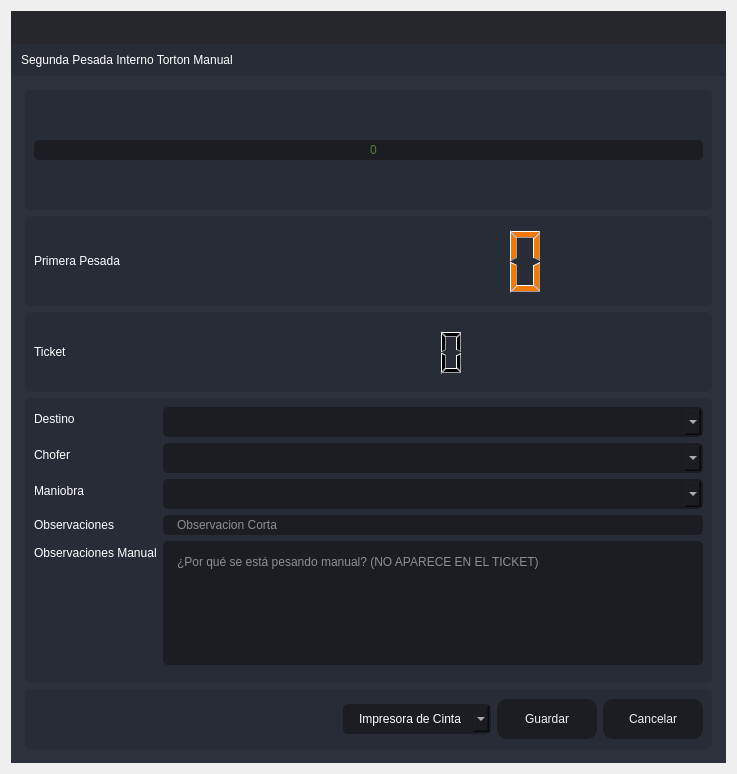
<?xml version="1.0" encoding="UTF-8"?>
<ui version="4.0">
 <class>SegundaPTA</class>
 <widget class="QDialog" name="SegundaPTA">
  <property name="windowModality">
   <enum>Qt::ApplicationModal</enum>
  </property>
  <property name="geometry">
   <rect>
    <x>0</x>
    <y>0</y>
    <width>737</width>
    <height>774</height>
   </rect>
  </property>
  <property name="minimumSize">
   <size>
    <width>737</width>
    <height>774</height>
   </size>
  </property>
  <property name="maximumSize">
   <size>
    <width>737</width>
    <height>774</height>
   </size>
  </property>
  <property name="windowTitle">
   <string>Segunda Pesada Interno Torton Manual</string>
  </property>
  <property name="windowIcon">
   <iconset resource="files.qrc">
    <normaloff>:/16x16/icons/16x16/logo.png</normaloff>:/16x16/icons/16x16/logo.png</iconset>
  </property>
  <layout class="QVBoxLayout" name="verticalLayout_6">
   <item>
    <widget class="QFrame" name="frame_main">
     <property name="styleSheet">
      <string notr="true">/* LINE EDIT */
QLineEdit {
	background-color: rgb(27, 29, 35);
	border-radius: 5px;
	border: 2px solid rgb(27, 29, 35);
	padding-left: 10px;
}
QLineEdit:hover {
	border: 2px solid rgb(64, 71, 88);
}
QLineEdit:focus {
	border: 2px solid rgb(91, 101, 124);
}

/* SCROLL BARS */
QScrollBar:horizontal {
    border: none;
    background: rgb(52, 59, 72);
    height: 14px;
    margin: 0px 21px 0 21px;
	border-radius: 0px;
}
QScrollBar::handle:horizontal {
    background: rgb(85, 170, 255);
    min-width: 25px;
	border-radius: 7px
}
QScrollBar::add-line:horizontal {
    border: none;
    background: rgb(55, 63, 77);
    width: 20px;
	border-top-right-radius: 7px;
    border-bottom-right-radius: 7px;
    subcontrol-position: right;
    subcontrol-origin: margin;
}
QScrollBar::sub-line:horizontal {
    border: none;
    background: rgb(55, 63, 77);
    width: 20px;
	border-top-left-radius: 7px;
    border-bottom-left-radius: 7px;
    subcontrol-position: left;
    subcontrol-origin: margin;
}
QScrollBar::up-arrow:horizontal, QScrollBar::down-arrow:horizontal
{
     background: none;
}
QScrollBar::add-page:horizontal, QScrollBar::sub-page:horizontal
{
     background: none;
}
 QScrollBar:vertical {
	border: none;
    background: rgb(52, 59, 72);
    width: 14px;
    margin: 21px 0 21px 0;
	border-radius: 0px;
 }
 QScrollBar::handle:vertical {	
	background: rgb(85, 170, 255);
    min-height: 25px;
	border-radius: 7px
 }
 QScrollBar::add-line:vertical {
     border: none;
    background: rgb(55, 63, 77);
     height: 20px;
	border-bottom-left-radius: 7px;
    border-bottom-right-radius: 7px;
     subcontrol-position: bottom;
     subcontrol-origin: margin;
 }
 QScrollBar::sub-line:vertical {
	border: none;
    background: rgb(55, 63, 77);
     height: 20px;
	border-top-left-radius: 7px;
    border-top-right-radius: 7px;
     subcontrol-position: top;
     subcontrol-origin: margin;
 }
 QScrollBar::up-arrow:vertical, QScrollBar::down-arrow:vertical {
     background: none;
 }

 QScrollBar::add-page:vertical, QScrollBar::sub-page:vertical {
     background: none;
 }

/* CHECKBOX */
QCheckBox::indicator {
    border: 3px solid rgb(52, 59, 72);
	width: 15px;
	height: 15px;
	border-radius: 10px;
    background: rgb(44, 49, 60);
}
QCheckBox::indicator:hover {
    border: 3px solid rgb(58, 66, 81);
}
QCheckBox::indicator:checked {
    background: 3px solid rgb(52, 59, 72);
	border: 3px solid rgb(52, 59, 72);	
	background-image: url(:/16x16/icons/16x16/cil-check-alt.png);
}

/* RADIO BUTTON */
QRadioButton::indicator {
    border: 3px solid rgb(52, 59, 72);
	width: 15px;
	height: 15px;
	border-radius: 10px;
    background: rgb(44, 49, 60);
}
QRadioButton::indicator:hover {
    border: 3px solid rgb(58, 66, 81);
}
QRadioButton::indicator:checked {
    background: 3px solid rgb(94, 106, 130);
	border: 3px solid rgb(52, 59, 72);	
}

/* COMBOBOX */
QComboBox{
	background-color: rgb(27, 29, 35);
	border-radius: 5px;
	border: 2px solid rgb(27, 29, 35);
	padding: 5px;
	padding-left: 10px;
}
QComboBox:hover{
	border: 2px solid rgb(64, 71, 88);
}
QComboBox::drop-down {
	subcontrol-origin: padding;
	subcontrol-position: top right;
	width: 25px; 
	border-left-width: 3px;
	border-left-color: rgba(39, 44, 54, 150);
	border-left-style: solid;
	border-top-right-radius: 3px;
	border-bottom-right-radius: 3px;	
	background-image: url(:/16x16/icons/16x16/cil-arrow-bottom.png);
	background-position: center;
	background-repeat: no-reperat;
 }
QComboBox QAbstractItemView {
	color: rgb(85, 170, 255);	
	background-color: rgb(27, 29, 35);
	padding: 10px;
	selection-background-color: rgb(39, 44, 54);
}

/* SLIDERS */
QSlider::groove:horizontal {
    border-radius: 9px;
    height: 18px;
	margin: 0px;
	background-color: rgb(52, 59, 72);
}
QSlider::groove:horizontal:hover {
	background-color: rgb(55, 62, 76);
}
QSlider::handle:horizontal {
    background-color: rgb(85, 170, 255);
    border: none;
    height: 18px;
    width: 18px;
    margin: 0px;
	border-radius: 9px;
}
QSlider::handle:horizontal:hover {
    background-color: rgb(105, 180, 255);
}
QSlider::handle:horizontal:pressed {
    background-color: rgb(65, 130, 195);
}

QSlider::groove:vertical {
    border-radius: 9px;
    width: 18px;
    margin: 0px;
	background-color: rgb(52, 59, 72);
}
QSlider::groove:vertical:hover {
	background-color: rgb(55, 62, 76);
}
QSlider::handle:vertical {
    background-color: rgb(85, 170, 255);
	border: none;
    height: 18px;
    width: 18px;
    margin: 0px;
	border-radius: 9px;
}
QSlider::handle:vertical:hover {
    background-color: rgb(105, 180, 255);
}
QSlider::handle:vertical:pressed {
    background-color: rgb(65, 130, 195);
}

</string>
     </property>
     <property name="frameShape">
      <enum>QFrame::NoFrame</enum>
     </property>
     <property name="frameShadow">
      <enum>QFrame::Raised</enum>
     </property>
     <layout class="QVBoxLayout" name="verticalLayout">
      <property name="spacing">
       <number>0</number>
      </property>
      <property name="leftMargin">
       <number>0</number>
      </property>
      <property name="topMargin">
       <number>0</number>
      </property>
      <property name="rightMargin">
       <number>0</number>
      </property>
      <property name="bottomMargin">
       <number>0</number>
      </property>
      <item>
       <widget class="QFrame" name="frame_top">
        <property name="minimumSize">
         <size>
          <width>0</width>
          <height>65</height>
         </size>
        </property>
        <property name="maximumSize">
         <size>
          <width>16777215</width>
          <height>65</height>
         </size>
        </property>
        <property name="styleSheet">
         <string notr="true">background-color: transparent;</string>
        </property>
        <property name="frameShape">
         <enum>QFrame::NoFrame</enum>
        </property>
        <property name="frameShadow">
         <enum>QFrame::Raised</enum>
        </property>
        <layout class="QHBoxLayout" name="horizontalLayout_3">
         <property name="spacing">
          <number>0</number>
         </property>
         <property name="leftMargin">
          <number>0</number>
         </property>
         <property name="topMargin">
          <number>0</number>
         </property>
         <property name="rightMargin">
          <number>0</number>
         </property>
         <property name="bottomMargin">
          <number>0</number>
         </property>
         <item>
          <widget class="QFrame" name="frame_toggle">
           <property name="maximumSize">
            <size>
             <width>70</width>
             <height>16777215</height>
            </size>
           </property>
           <property name="styleSheet">
            <string notr="true">background-color: rgb(27, 29, 35);</string>
           </property>
           <property name="frameShape">
            <enum>QFrame::NoFrame</enum>
           </property>
           <property name="frameShadow">
            <enum>QFrame::Raised</enum>
           </property>
           <layout class="QVBoxLayout" name="verticalLayout_3">
            <property name="spacing">
             <number>0</number>
            </property>
            <property name="leftMargin">
             <number>0</number>
            </property>
            <property name="topMargin">
             <number>0</number>
            </property>
            <property name="rightMargin">
             <number>0</number>
            </property>
            <property name="bottomMargin">
             <number>0</number>
            </property>
           </layout>
          </widget>
         </item>
         <item>
          <widget class="QFrame" name="frame_top_right">
           <property name="styleSheet">
            <string notr="true">background: transparent;</string>
           </property>
           <property name="frameShape">
            <enum>QFrame::NoFrame</enum>
           </property>
           <property name="frameShadow">
            <enum>QFrame::Raised</enum>
           </property>
           <layout class="QVBoxLayout" name="verticalLayout_2">
            <property name="spacing">
             <number>0</number>
            </property>
            <property name="leftMargin">
             <number>0</number>
            </property>
            <property name="topMargin">
             <number>0</number>
            </property>
            <property name="rightMargin">
             <number>0</number>
            </property>
            <property name="bottomMargin">
             <number>0</number>
            </property>
            <item>
             <widget class="QFrame" name="frame_top_btns">
              <property name="maximumSize">
               <size>
                <width>16777215</width>
                <height>42</height>
               </size>
              </property>
              <property name="styleSheet">
               <string notr="true">background-color: rgba(27, 29, 35, 200)</string>
              </property>
              <property name="frameShape">
               <enum>QFrame::NoFrame</enum>
              </property>
              <property name="frameShadow">
               <enum>QFrame::Raised</enum>
              </property>
              <layout class="QHBoxLayout" name="horizontalLayout_4">
               <property name="spacing">
                <number>0</number>
               </property>
               <property name="leftMargin">
                <number>0</number>
               </property>
               <property name="topMargin">
                <number>0</number>
               </property>
               <property name="rightMargin">
                <number>0</number>
               </property>
               <property name="bottomMargin">
                <number>0</number>
               </property>
               <item>
                <widget class="QFrame" name="frame_label_top_btns">
                 <property name="sizePolicy">
                  <sizepolicy hsizetype="Expanding" vsizetype="Preferred">
                   <horstretch>0</horstretch>
                   <verstretch>0</verstretch>
                  </sizepolicy>
                 </property>
                 <property name="frameShape">
                  <enum>QFrame::NoFrame</enum>
                 </property>
                 <property name="frameShadow">
                  <enum>QFrame::Raised</enum>
                 </property>
                 <layout class="QHBoxLayout" name="horizontalLayout_10">
                  <property name="spacing">
                   <number>0</number>
                  </property>
                  <property name="leftMargin">
                   <number>5</number>
                  </property>
                  <property name="topMargin">
                   <number>0</number>
                  </property>
                  <property name="rightMargin">
                   <number>10</number>
                  </property>
                  <property name="bottomMargin">
                   <number>0</number>
                  </property>
                 </layout>
                </widget>
               </item>
               <item alignment="Qt::AlignRight">
                <widget class="QFrame" name="frame_btns_right">
                 <property name="sizePolicy">
                  <sizepolicy hsizetype="Expanding" vsizetype="Preferred">
                   <horstretch>0</horstretch>
                   <verstretch>0</verstretch>
                  </sizepolicy>
                 </property>
                 <property name="maximumSize">
                  <size>
                   <width>120</width>
                   <height>16777215</height>
                  </size>
                 </property>
                 <property name="frameShape">
                  <enum>QFrame::NoFrame</enum>
                 </property>
                 <property name="frameShadow">
                  <enum>QFrame::Raised</enum>
                 </property>
                 <layout class="QHBoxLayout" name="horizontalLayout_5">
                  <property name="spacing">
                   <number>0</number>
                  </property>
                  <property name="leftMargin">
                   <number>0</number>
                  </property>
                  <property name="topMargin">
                   <number>0</number>
                  </property>
                  <property name="rightMargin">
                   <number>0</number>
                  </property>
                  <property name="bottomMargin">
                   <number>0</number>
                  </property>
                 </layout>
                </widget>
               </item>
              </layout>
             </widget>
            </item>
            <item>
             <widget class="QFrame" name="frame_top_info">
              <property name="maximumSize">
               <size>
                <width>16777215</width>
                <height>65</height>
               </size>
              </property>
              <property name="styleSheet">
               <string notr="true">background-color: rgb(39, 44, 54);</string>
              </property>
              <property name="frameShape">
               <enum>QFrame::NoFrame</enum>
              </property>
              <property name="frameShadow">
               <enum>QFrame::Raised</enum>
              </property>
              <layout class="QHBoxLayout" name="horizontalLayout_8">
               <property name="spacing">
                <number>0</number>
               </property>
               <property name="leftMargin">
                <number>10</number>
               </property>
               <property name="topMargin">
                <number>0</number>
               </property>
               <property name="rightMargin">
                <number>10</number>
               </property>
               <property name="bottomMargin">
                <number>0</number>
               </property>
               <item>
                <widget class="QLabel" name="label">
                 <property name="styleSheet">
                  <string notr="true">font: 75 16pt &quot;MS Shell Dlg 2&quot;;
color: rgb(255, 255, 255);</string>
                 </property>
                 <property name="text">
                  <string>Segunda Pesada Interno Torton Manual</string>
                 </property>
                </widget>
               </item>
              </layout>
             </widget>
            </item>
           </layout>
          </widget>
         </item>
        </layout>
       </widget>
      </item>
      <item>
       <widget class="QFrame" name="frame_center">
        <property name="sizePolicy">
         <sizepolicy hsizetype="Expanding" vsizetype="Expanding">
          <horstretch>0</horstretch>
          <verstretch>0</verstretch>
         </sizepolicy>
        </property>
        <property name="styleSheet">
         <string notr="true">background-color: rgb(40, 44, 52);</string>
        </property>
        <property name="frameShape">
         <enum>QFrame::NoFrame</enum>
        </property>
        <property name="frameShadow">
         <enum>QFrame::Raised</enum>
        </property>
        <layout class="QHBoxLayout" name="horizontalLayout_2">
         <property name="spacing">
          <number>0</number>
         </property>
         <property name="leftMargin">
          <number>0</number>
         </property>
         <property name="topMargin">
          <number>0</number>
         </property>
         <property name="rightMargin">
          <number>0</number>
         </property>
         <property name="bottomMargin">
          <number>0</number>
         </property>
         <item>
          <widget class="QFrame" name="frame_content_right">
           <property name="styleSheet">
            <string notr="true">background-color: rgb(44, 49, 60);</string>
           </property>
           <property name="frameShape">
            <enum>QFrame::NoFrame</enum>
           </property>
           <property name="frameShadow">
            <enum>QFrame::Raised</enum>
           </property>
           <layout class="QVBoxLayout" name="verticalLayout_4">
            <property name="spacing">
             <number>0</number>
            </property>
            <property name="leftMargin">
             <number>0</number>
            </property>
            <property name="topMargin">
             <number>0</number>
            </property>
            <property name="rightMargin">
             <number>0</number>
            </property>
            <property name="bottomMargin">
             <number>0</number>
            </property>
            <item>
             <widget class="QFrame" name="frame_content">
              <property name="frameShape">
               <enum>QFrame::NoFrame</enum>
              </property>
              <property name="frameShadow">
               <enum>QFrame::Raised</enum>
              </property>
              <layout class="QVBoxLayout" name="verticalLayout_9">
               <property name="spacing">
                <number>0</number>
               </property>
               <property name="leftMargin">
                <number>5</number>
               </property>
               <property name="topMargin">
                <number>5</number>
               </property>
               <property name="rightMargin">
                <number>5</number>
               </property>
               <property name="bottomMargin">
                <number>5</number>
               </property>
               <item>
                <widget class="QStackedWidget" name="stackedWidget">
                 <property name="styleSheet">
                  <string notr="true">background: transparent;</string>
                 </property>
                 <property name="currentIndex">
                  <number>0</number>
                 </property>
                 <widget class="QWidget" name="page_home">
                  <layout class="QVBoxLayout" name="verticalLayout_10">
                   <item>
                    <widget class="QFrame" name="frame_3">
                     <property name="minimumSize">
                      <size>
                       <width>0</width>
                       <height>120</height>
                      </size>
                     </property>
                     <property name="maximumSize">
                      <size>
                       <width>16777215</width>
                       <height>120</height>
                      </size>
                     </property>
                     <property name="styleSheet">
                      <string notr="true">background-color: rgb(39, 44, 54);
border-radius: 5px;</string>
                     </property>
                     <property name="frameShape">
                      <enum>QFrame::StyledPanel</enum>
                     </property>
                     <property name="frameShadow">
                      <enum>QFrame::Raised</enum>
                     </property>
                     <layout class="QVBoxLayout" name="verticalLayout_11">
                      <item>
                       <layout class="QVBoxLayout" name="verticalLayout_8">
                        <item>
                         <widget class="QLineEdit" name="Peso">
                          <property name="styleSheet">
                           <string notr="true">QLineEdit {
	background-color: rgb(27, 29, 35);
	border-radius: 5px;
	border: 2px solid rgb(27, 29, 35);
	padding-left: 10px;
	font: 75 80pt &quot;MS Shell Dlg 2&quot;;	
	color: rgb(138, 226, 52);
}
QLineEdit:hover {
	border: 2px solid rgb(64, 71, 88);
}
QLineEdit:focus {
	border: 2px solid rgb(91, 101, 124);
}</string>
                          </property>
                          <property name="alignment">
                           <set>Qt::AlignCenter</set>
                          </property>
                          <property name="placeholderText">
                           <string>0</string>
                          </property>
                         </widget>
                        </item>
                       </layout>
                      </item>
                     </layout>
                    </widget>
                   </item>
                   <item>
                    <widget class="QFrame" name="frame_4">
                     <property name="minimumSize">
                      <size>
                       <width>0</width>
                       <height>90</height>
                      </size>
                     </property>
                     <property name="maximumSize">
                      <size>
                       <width>16777215</width>
                       <height>90</height>
                      </size>
                     </property>
                     <property name="styleSheet">
                      <string notr="true">background-color: rgb(39, 44, 54);
border-radius: 5px;</string>
                     </property>
                     <property name="frameShape">
                      <enum>QFrame::StyledPanel</enum>
                     </property>
                     <property name="frameShadow">
                      <enum>QFrame::Raised</enum>
                     </property>
                     <layout class="QHBoxLayout" name="horizontalLayout_6">
                      <item>
                       <layout class="QHBoxLayout" name="horizontalLayout_11">
                        <item>
                         <widget class="QLabel" name="label_3">
                          <property name="styleSheet">
                           <string notr="true">color: rgb(255, 255, 255);
font: 75 12pt &quot;MS Shell Dlg 2&quot;;</string>
                          </property>
                          <property name="text">
                           <string>Primera Pesada</string>
                          </property>
                         </widget>
                        </item>
                        <item>
                         <widget class="QLCDNumber" name="lcdNumber_3">
                          <property name="minimumSize">
                           <size>
                            <width>500</width>
                            <height>0</height>
                           </size>
                          </property>
                          <property name="maximumSize">
                           <size>
                            <width>500</width>
                            <height>16777215</height>
                           </size>
                          </property>
                          <property name="styleSheet">
                           <string notr="true">color:rgb(245, 121, 0)</string>
                          </property>
                         </widget>
                        </item>
                       </layout>
                      </item>
                     </layout>
                    </widget>
                   </item>
                   <item>
                    <widget class="QFrame" name="frame_5">
                     <property name="minimumSize">
                      <size>
                       <width>0</width>
                       <height>80</height>
                      </size>
                     </property>
                     <property name="maximumSize">
                      <size>
                       <width>16777215</width>
                       <height>80</height>
                      </size>
                     </property>
                     <property name="styleSheet">
                      <string notr="true">background-color: rgb(39, 44, 54);
border-radius: 5px;</string>
                     </property>
                     <property name="frameShape">
                      <enum>QFrame::StyledPanel</enum>
                     </property>
                     <property name="frameShadow">
                      <enum>QFrame::Raised</enum>
                     </property>
                     <layout class="QHBoxLayout" name="horizontalLayout_7">
                      <item>
                       <layout class="QHBoxLayout" name="horizontalLayout">
                        <item>
                         <widget class="QLabel" name="label_5">
                          <property name="styleSheet">
                           <string notr="true">color: rgb(255, 255, 255);
font: 75 12pt &quot;MS Shell Dlg 2&quot;;</string>
                          </property>
                          <property name="text">
                           <string>Ticket</string>
                          </property>
                         </widget>
                        </item>
                        <item>
                         <widget class="QLCDNumber" name="lcdNumber_9">
                          <property name="minimumSize">
                           <size>
                            <width>600</width>
                            <height>50</height>
                           </size>
                          </property>
                          <property name="maximumSize">
                           <size>
                            <width>600</width>
                            <height>50</height>
                           </size>
                          </property>
                          <property name="layoutDirection">
                           <enum>Qt::RightToLeft</enum>
                          </property>
                          <property name="autoFillBackground">
                           <bool>false</bool>
                          </property>
                         </widget>
                        </item>
                       </layout>
                      </item>
                     </layout>
                    </widget>
                   </item>
                   <item>
                    <widget class="QFrame" name="frame">
                     <property name="styleSheet">
                      <string notr="true">background-color: rgb(39, 44, 54);
border-radius: 5px;</string>
                     </property>
                     <property name="frameShape">
                      <enum>QFrame::StyledPanel</enum>
                     </property>
                     <property name="frameShadow">
                      <enum>QFrame::Raised</enum>
                     </property>
                     <layout class="QVBoxLayout" name="verticalLayout_5">
                      <item>
                       <layout class="QVBoxLayout" name="verticalLayout_12">
                        <item>
                         <layout class="QFormLayout" name="formLayout">
                          <item row="1" column="0">
                           <widget class="QLabel" name="label_2">
                            <property name="styleSheet">
                             <string notr="true">color: rgb(255, 255, 255);
font: 75 12pt &quot;MS Shell Dlg 2&quot;;</string>
                            </property>
                            <property name="text">
                             <string>Destino</string>
                            </property>
                           </widget>
                          </item>
                          <item row="1" column="1">
                           <widget class="QComboBox" name="comboBox_destino">
                            <property name="styleSheet">
                             <string notr="true">QComboBox{
	background-color: rgb(27, 29, 35);
	border-radius: 5px;
	border: 2px solid rgb(27, 29, 35);
	padding: 5px;
	padding-left: 14px;
	color: rgb(255, 255, 255);
    font: 75 12pt &quot;MS Shell Dlg 2&quot;;
}
QComboBox:hover{
	border: 2px solid rgb(64, 71, 88);
}
QComboBox QAbstractItemView {
	color: rgb(85, 170, 255);	
	background-color: rgb(27, 29, 35);
	padding: 10px;
	selection-background-color: rgb(39, 44, 54);
}</string>
                            </property>
                           </widget>
                          </item>
                          <item row="2" column="0">
                           <widget class="QLabel" name="label_6">
                            <property name="styleSheet">
                             <string notr="true">color: rgb(255, 255, 255);
font: 75 12pt &quot;MS Shell Dlg 2&quot;;</string>
                            </property>
                            <property name="text">
                             <string>Chofer</string>
                            </property>
                           </widget>
                          </item>
                          <item row="2" column="1">
                           <widget class="QComboBox" name="comboBox_operador">
                            <property name="styleSheet">
                             <string notr="true">QComboBox{
	background-color: rgb(27, 29, 35);
	border-radius: 5px;
	border: 2px solid rgb(27, 29, 35);
	padding: 5px;
	padding-left: 14px;
	color: rgb(255, 255, 255);
    font: 75 12pt &quot;MS Shell Dlg 2&quot;;
}
QComboBox:hover{
	border: 2px solid rgb(64, 71, 88);
}
QComboBox QAbstractItemView {
	color: rgb(85, 170, 255);	
	background-color: rgb(27, 29, 35);
	padding: 10px;
	selection-background-color: rgb(39, 44, 54);
}</string>
                            </property>
                           </widget>
                          </item>
                          <item row="3" column="0">
                           <widget class="QLabel" name="label_8">
                            <property name="styleSheet">
                             <string notr="true">color: rgb(255, 255, 255);
font: 75 12pt &quot;MS Shell Dlg 2&quot;;</string>
                            </property>
                            <property name="text">
                             <string>Maniobra</string>
                            </property>
                           </widget>
                          </item>
                          <item row="3" column="1">
                           <widget class="QComboBox" name="comboBox_maniobra">
                            <property name="styleSheet">
                             <string notr="true">QComboBox{
	background-color: rgb(27, 29, 35);
	border-radius: 5px;
	border: 2px solid rgb(27, 29, 35);
	padding: 5px;
	padding-left: 14px;
	color: rgb(255, 255, 255);
    font: 75 12pt &quot;MS Shell Dlg 2&quot;;
}
QComboBox:hover{
	border: 2px solid rgb(64, 71, 88);
}
QComboBox QAbstractItemView {
	color: rgb(85, 170, 255);	
	background-color: rgb(27, 29, 35);
	padding: 10px;
	selection-background-color: rgb(39, 44, 54);
}</string>
                            </property>
                           </widget>
                          </item>
                          <item row="4" column="0">
                           <widget class="QLabel" name="label_7">
                            <property name="styleSheet">
                             <string notr="true">color: rgb(255, 255, 255);
font: 75 12pt &quot;MS Shell Dlg 2&quot;;</string>
                            </property>
                            <property name="text">
                             <string>Observaciones</string>
                            </property>
                           </widget>
                          </item>
                          <item row="4" column="1">
                           <widget class="QLineEdit" name="observaciones">
                            <property name="styleSheet">
                             <string notr="true">QLineEdit {
	background-color: rgb(27, 29, 35);
	border-radius: 5px;
	border: 2px solid rgb(27, 29, 35);
	padding-left: 10px;
	font: 75 12pt &quot;MS Shell Dlg 2&quot;;
	color: rgb(255, 255, 255);
}
QLineEdit:hover {
	border: 2px solid rgb(64, 71, 88);
}
QLineEdit:focus {
	border: 2px solid rgb(91, 101, 124);
}</string>
                            </property>
                            <property name="maxLength">
                             <number>125</number>
                            </property>
                            <property name="placeholderText">
                             <string>Observacion Corta</string>
                            </property>
                           </widget>
                          </item>
                          <item row="5" column="0">
                           <widget class="QLabel" name="label_4">
                            <property name="styleSheet">
                             <string notr="true">color: rgb(255, 255, 255);
font: 75 12pt &quot;MS Shell Dlg 2&quot;;</string>
                            </property>
                            <property name="text">
                             <string>Observaciones Manual</string>
                            </property>
                           </widget>
                          </item>
                          <item row="5" column="1">
                           <widget class="QPlainTextEdit" name="Observaciones_Manual">
                            <property name="styleSheet">
                             <string notr="true">QPlainTextEdit {
	background-color: rgb(27, 29, 35);
	border-radius: 5px;
	padding: 10px;
    color: rgb(255, 255, 255);
	font: 75 12pt &quot;MS Shell Dlg 2&quot;;
}
QPlainTextEdit:hover {
	border: 2px solid rgb(64, 71, 88);
}
QPlainTextEdit:focus {
	border: 2px solid rgb(91, 101, 124);
}</string>
                            </property>
                            <property name="placeholderText">
                             <string>¿Por qué se está pesando manual? (NO APARECE EN EL TICKET)</string>
                            </property>
                           </widget>
                          </item>
                          <item row="6" column="0">
                           <widget class="Line" name="line">
                            <property name="orientation">
                             <enum>Qt::Horizontal</enum>
                            </property>
                           </widget>
                          </item>
                         </layout>
                        </item>
                       </layout>
                      </item>
                     </layout>
                    </widget>
                   </item>
                   <item>
                    <widget class="QFrame" name="frame_2">
                     <property name="minimumSize">
                      <size>
                       <width>0</width>
                       <height>60</height>
                      </size>
                     </property>
                     <property name="maximumSize">
                      <size>
                       <width>16777215</width>
                       <height>60</height>
                      </size>
                     </property>
                     <property name="styleSheet">
                      <string notr="true">background-color: rgb(39, 44, 54);
border-radius: 5px;</string>
                     </property>
                     <property name="frameShape">
                      <enum>QFrame::StyledPanel</enum>
                     </property>
                     <property name="frameShadow">
                      <enum>QFrame::Raised</enum>
                     </property>
                     <layout class="QHBoxLayout" name="horizontalLayout_9">
                      <item>
                       <layout class="QGridLayout" name="gridLayout">
                        <item row="0" column="0">
                         <spacer name="horizontalSpacer">
                          <property name="orientation">
                           <enum>Qt::Horizontal</enum>
                          </property>
                          <property name="sizeHint" stdset="0">
                           <size>
                            <width>40</width>
                            <height>20</height>
                           </size>
                          </property>
                         </spacer>
                        </item>
                        <item row="0" column="2">
                         <widget class="QPushButton" name="btn_guardar">
                          <property name="minimumSize">
                           <size>
                            <width>100</width>
                            <height>40</height>
                           </size>
                          </property>
                          <property name="styleSheet">
                           <string notr="true">QPushButton {
	border-color: rgb(27, 29, 35);
	font: 75 10pt &quot;MS Shell Dlg 2&quot;;
	color: rgb(240, 240, 240);
	background-color: rgb(27, 29, 35);
	border: 0px solid;
	border-radius: 10px;	
}
QPushButton:hover {
	background-color:rgb(44, 49, 60);
	border-color: rgb(27, 29, 35);
	border: 2px solid;
}</string>
                          </property>
                          <property name="text">
                           <string>Guardar</string>
                          </property>
                         </widget>
                        </item>
                        <item row="0" column="3">
                         <widget class="QPushButton" name="btnr">
                          <property name="minimumSize">
                           <size>
                            <width>100</width>
                            <height>40</height>
                           </size>
                          </property>
                          <property name="styleSheet">
                           <string notr="true">QPushButton {
	border-color: rgb(27, 29, 35);
	font: 75 10pt &quot;MS Shell Dlg 2&quot;;
	color: rgb(240, 240, 240);
	background-color: rgb(27, 29, 35);
	border: 0px solid;
	border-radius: 10px;	
}
QPushButton:hover {
	background-color:rgb(44, 49, 60);
	border-color: rgb(27, 29, 35);
	border: 2px solid;
}</string>
                          </property>
                          <property name="text">
                           <string>Cancelar</string>
                          </property>
                         </widget>
                        </item>
                        <item row="0" column="1">
                         <widget class="QComboBox" name="comboBox_impresora">
                          <property name="styleSheet">
                           <string notr="true">QComboBox{
	background-color: rgb(27, 29, 35);
	border-radius: 5px;
	border: 2px solid rgb(27, 29, 35);
	padding: 5px;
	padding-left: 14px;
	color: rgb(255, 255, 255);
    font: 75 12pt &quot;MS Shell Dlg 2&quot;;
}
QComboBox:hover{
	border: 2px solid rgb(64, 71, 88);
}
QComboBox QAbstractItemView {
	color: rgb(85, 170, 255);	
	background-color: rgb(27, 29, 35);
	padding: 10px;
	selection-background-color: rgb(39, 44, 54);
}</string>
                          </property>
                          <item>
                           <property name="text">
                            <string>Impresora de Cinta</string>
                           </property>
                          </item>
                          <item>
                           <property name="text">
                            <string>Impresora Windows</string>
                           </property>
                          </item>
                         </widget>
                        </item>
                       </layout>
                      </item>
                     </layout>
                    </widget>
                   </item>
                  </layout>
                 </widget>
                </widget>
               </item>
              </layout>
             </widget>
            </item>
           </layout>
          </widget>
         </item>
        </layout>
       </widget>
      </item>
     </layout>
    </widget>
   </item>
  </layout>
 </widget>
 <tabstops>
  <tabstop>Peso</tabstop>
  <tabstop>comboBox_destino</tabstop>
  <tabstop>comboBox_operador</tabstop>
  <tabstop>comboBox_maniobra</tabstop>
  <tabstop>observaciones</tabstop>
  <tabstop>Observaciones_Manual</tabstop>
  <tabstop>btn_guardar</tabstop>
  <tabstop>btnr</tabstop>
 </tabstops>
 <resources>
  <include location="files.qrc"/>
 </resources>
 <connections/>
</ui>
